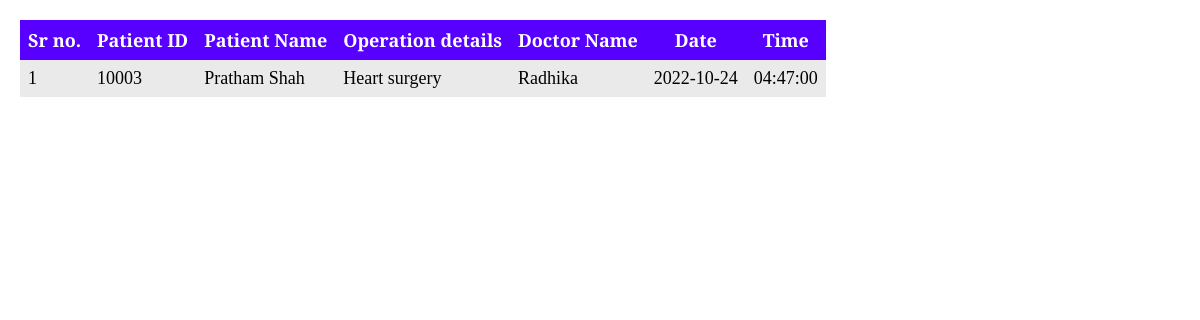
The page /getOperationDetails.php on the database its author committed.
### tables this page shows
CREATE TABLE `operation` (
  `OID` int(5) NOT NULL,
  `PID` int(5) NOT NULL,
  `Operation details` varchar(100) NOT NULL,
  `Doctor name` varchar(30) NOT NULL,
  `Date` date NOT NULL,
  `Time` time NOT NULL,
  `Charge` int(6) NOT NULL,
  `Completed` int(1) NOT NULL
);

### getOperationDetails.php (the view, shortened to what this page needs)
<?php
    include "connectdb.php";
    $today=date("y-m-d");
    $sql = "SELECT * FROM operation WHERE Date>=$today ORDER BY Date";
    $result=$conn->query($sql);
?>
<!DOCTYPE html>
<html lang="en">
<head>
    <link rel="stylesheet" href="patientdetails.css">
</head>
<body>
    <table>
        <tr>
            <th>Sr no.</th>
            <th>Patient ID</th>
            <th>Patient Name</th>
            <th>Operation details</th>
            <th>Doctor Name</th>
            <th>Date</th>
            <th>Time</th>
        </tr>
        <?php
            $total=0;
            while($row=$result->fetch_assoc()){
                $id=$row['PID'];
                $sqli="SELECT * FROM `patient details` WHERE ID=$id";
                $re=$conn->query($sqli);
                $rows=$re->fetch_assoc();
                $total+=1;
                echo "
                    <tr>
                        <td>".$total."</td>
                        <td>".$row['PID']."</td>
                        <td>".$rows['First name']." ".$rows['Last name']."</td>
                        <td>".$row['Operation details']."</td>
                        <td>".$row['Doctor name']."</td>
                        <td>".$row['Date']."</td>
                        <td>".$row['Time']."</td>
                    </tr>
                ";
            }
        ?>
    </table>
</body>
</html>

### patientdetails.css (style rules this page uses)
* { margin: 0; padding: 0; font-family: 'Crimson Pro', serif; font-size: 18px; }
body { padding: 20px; width: 100%; height: 100vh; overflow: visible; box-sizing: border-box; }
table, th, td { border: 0 solid rgb(150, 150, 150); border-collapse: collapse; width: auto; }
table tr td, th { padding: 8px; }
tr:nth-child(even) { background-color: rgba(150, 150, 150, 0.2); }
th { background-color: #5800ff; color: white; }

### rows shown on the page
operation: PID "10003", patient details.First name "Pratham", patient details.Last name "Shah", Operation details "Heart surgery", Doctor name "Radhika", Date "2022-10-24", Time "04:47:00"
